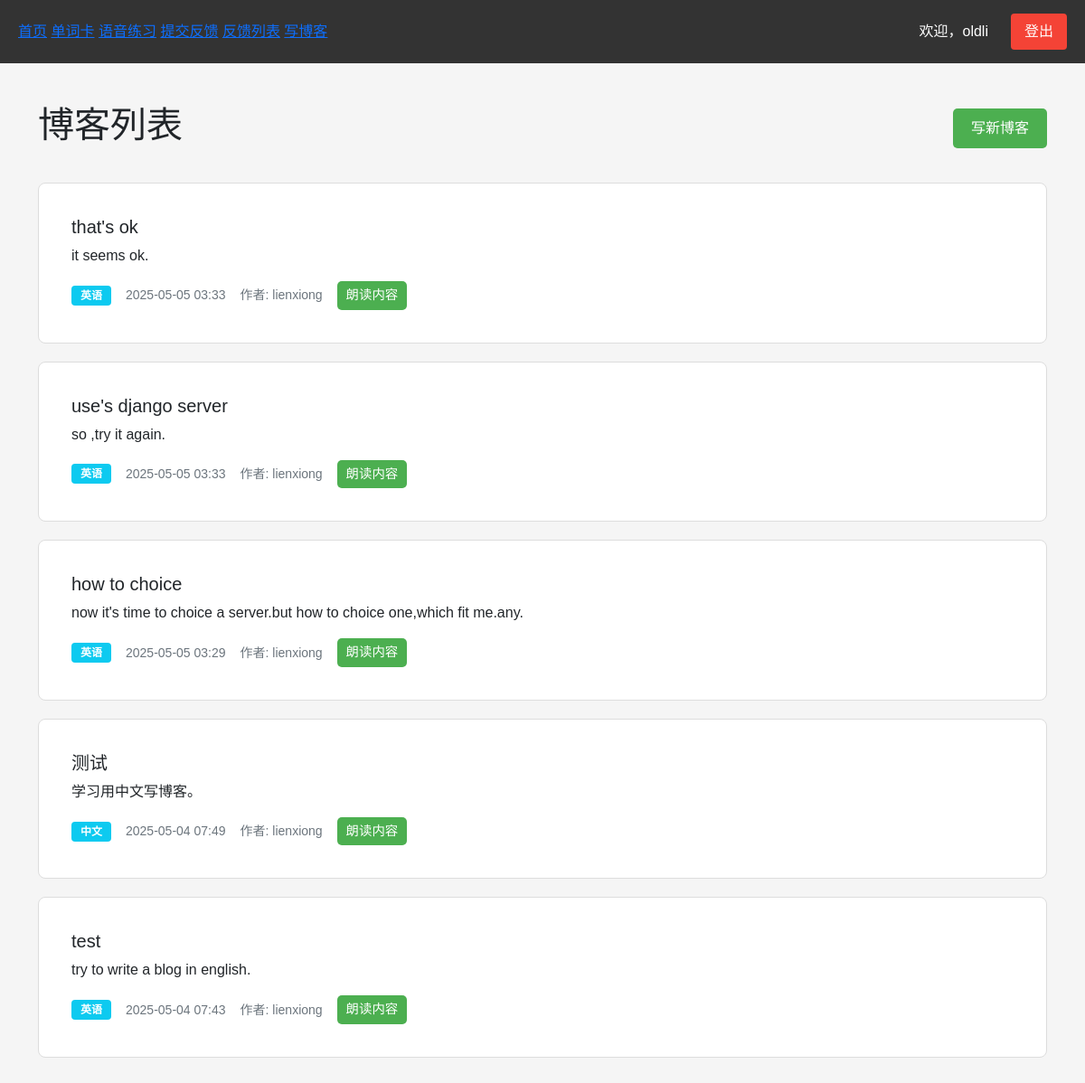
The app's page /zh-hans/blog/ (signed in) with its own data.
### blog/models.py (models this page shows)
class BlogPost(models.Model):
    LANGUAGE_CHOICES = [
        ('en', _('英语')),
        ('zh', _('中文')),
    ]
    title = models.CharField(_('标题'), max_length=200)
    content = models.TextField(_('内容'))
    language = models.CharField(_('语言'), max_length=2, choices=LANGUAGE_CHOICES)
    author = models.ForeignKey(User, on_delete=models.CASCADE)
    created_at = models.DateTimeField(auto_now_add=True)
    updated_at = models.DateTimeField(auto_now=True)
    class Meta:
        verbose_name = _('博客文章')
        verbose_name_plural = _('博客文章')
        ordering = ['-created_at']

### blog/views.py (the view)
# urls.py: path('', views.blog_list, name='list'),
def blog_list(request):
    blogs = BlogPost.objects.all().order_by('-created_at')
    return render(request, 'blog/list.html', {'blogs': blogs})

### blog/templates/blog/list.html (shortened to what this page needs)
{% extends 'base.html' %}
{% load i18n %}
{% block content %}
<div class="container mt-4">
    <div class="blog-header">
        <h1>{% trans "博客列表" %}</h1>
        <a href="{% url 'blog:write' %}" class="new-blog-btn">
            {% trans "写新博客" %}
        </a>
    </div>
    <div class="blog-list">
        {% if blogs %}
            {% for blog in blogs %}
            <div class="blog-item card mb-3">
                <div class="card-body">
                    <h5 class="card-title">{{ blog.title }}</h5>
                    <p class="card-text">{{ blog.content|truncatewords:50 }}</p>
                    <div class="blog-meta">
                        <span class="badge bg-info">{{ blog.get_language_display }}</span>
                        <small class="text-muted">{{ blog.created_at|date:"Y-m-d H:i" }}</small>
                        <small class="text-muted">{% trans "作者" %}: {{ blog.author.username }}</small>
                        <button onclick="speakBlogContent(this, '{{ blog.content }}', '{{ blog.language }}')" class="speak-btn">
                            {% trans "朗读内容" %}
                        </button>
                    </div>
                </div>
            </div>
            {% endfor %}
        {% else %}
            <div class="alert alert-info">
                {% trans "暂无博客内容" %}
            </div>
        {% endif %}
    </div>
</div>
{% endblock %}

### templates/base.html (shortened to what this page needs)
{% load i18n %}
<!DOCTYPE html>
<html lang="{{ LANGUAGE_CODE }}">
<head>
    <link href="https://cdn.jsdelivr.net/npm/bootstrap@5.1.3/dist/css/bootstrap.min.css" rel="stylesheet">
</head>
<body>
    <nav class="nav-container">
        <div class="main-nav">
            <a href="/">{% trans "首页" %}</a>
            <a href="{% url 'flashcards:study' %}">{% trans "单词卡" %}</a>
            <a href="{% url 'speech:practice' %}">{% trans "语音练习" %}</a>
            <a href="{% url 'feedback:submit' %}">{% trans "提交反馈" %}</a>
            <a href="{% url 'feedback:list' %}">{% trans "反馈列表" %}</a>
            <a href="{% url 'blog:write' %}" class="nav-item">{% trans "写博客" %}</a>
        </div>
        <div class="auth-nav">
            {% if user.is_authenticated %}
                <span>{% trans "欢迎，" %}{{ user.username }}</span>
                <a href="{% url 'accounts:logout' %}" class="logout-btn">{% trans "登出" %}</a>
            {% else %}
                <a href="{% url 'accounts:login' %}" class="login-btn">{% trans "登录" %}</a>
                <a href="{% url 'accounts:register' %}" class="register-btn">{% trans "注册" %}</a>
            {% endif %}
        </div>
    </nav>
    <div id="content">
        {% block content %}
        {% endblock %}
    </div>
</body>
</html>

### templates/base.html (style rules this page uses)
body { margin: 0; padding: 0; font-family: Arial, sans-serif; background-color: #f5f5f5; }
.nav-container { background-color: #333; padding: 15px 20px; width: 100%; box-sizing: border-box; display: flex; justify-content: space-between; align-items: center; position: fixed; top: 0; left: 0; z-index: 1000; }
.auth-nav { display: flex; gap: 15px; align-items: center; }
.auth-nav span { color: white; margin-right: 10px; }
.auth-nav a { color: white; text-decoration: none; padding: 8px 15px; border-radius: 4px; transition: all 0.3s; }
.auth-nav a.logout-btn { background-color: #f44336; }
#content { margin-top: 70px; padding: 20px; }
.card { border: 1px solid #ddd; padding: 20px; margin: 20px 0; border-radius: 8px; }

### blog/templates/blog/list.html (style rules this page uses)
.blog-header { display: flex; justify-content: space-between; align-items: center; margin-bottom: 2rem; }
.new-blog-btn { background: #4CAF50; color: white; padding: 10px 20px; border-radius: 5px; text-decoration: none; }
.blog-item { transition: transform 0.2s; }
.blog-meta { display: flex; gap: 1rem; align-items: center; margin-top: 1rem; }
.badge { padding: 5px 10px; }
.speak-btn { background: #4CAF50; color: white; border: none; padding: 5px 10px; border-radius: 5px; cursor: pointer; font-size: 0.9em; }

### records on screen
BlogPost: title "that's ok", content "it seems ok.", language "英语", created_at "2025-05-05 03:33", author.username "lienxiong"
BlogPost: title "use's django server", content "so ,try it again.", language "英语", created_at "2025-05-05 03:33", author.username "lienxiong"
BlogPost: title "how to choice", content "now it's time to choice a server.but how to choice one,which fit me.any.", language "英语", created_at "2025-05-05 03:29", author.username "lienxiong"
BlogPost: title "测试", content "学习用中文写博客。", language "中文", created_at "2025-05-04 07:49", author.username "lienxiong"
BlogPost: title "test", content "try to write a blog in english.", language "英语", created_at "2025-05-04 07:43", author.username "lienxiong"

### other values on screen
{{ user.username }} "oldli"
